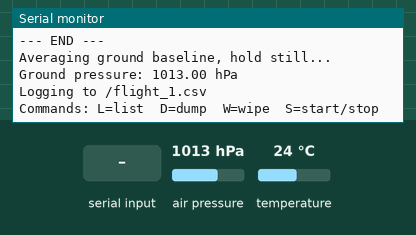
Bench run of a sketch on a simulated ESP32. Shown: the last lines printed to the serial monitor. The inputs (shaded band) are chosen by the test bench; at power-on: air pressure 1013 hPa, temperature 24 °C. Storage starts empty.

Above: at 3.2 s.
3.3 s: "W" received over Serial
At 4.5 s:
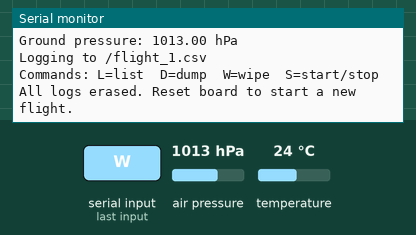
4.8 s: "s" received over Serial
At 5.3 s:
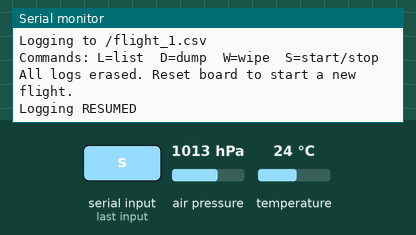
6.3 s: "S" received over Serial
At 7.7 s:
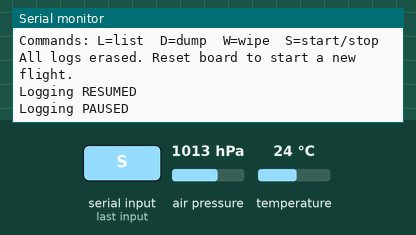

The sketch:

Flight_Computer_Program.ino
```cpp
#include <Wire.h>
#include <Adafruit_Sensor.h>
#include <Adafruit_BME280.h>
#include <FS.h>
#include <LittleFS.h>

#define SDA_PIN 21
#define SCL_PIN 22
#define BME280_ADDRESS 0x76

#define LOG_INTERVAL_MS 50      // ~20Hz
#define FLUSH_INTERVAL_MS 1000  // flush to flash every 1s
#define BASELINE_SAMPLES 10

Adafruit_BME280 bme;
File logFile;
char logPath[32];

float groundPressure = 0;
unsigned long startTime = 0;
unsigned long lastLog = 0;
unsigned long lastFlush = 0;
bool logging = false;

// ---------- flight file naming ----------
int nextFlightNumber() {
  int maxNum = 0;
  File root = LittleFS.open("/");
  File f = root.openNextFile();
  while (f) {
    int n;
    if (sscanf(f.name(), "flight_%d.csv", &n) == 1) {
      if (n > maxNum) maxNum = n;
    }
    f = root.openNextFile();
  }
  return maxNum + 1;
}

// ---------- serial commands ----------
void listFiles() {
  Serial.println("--- FILES ---");
  File root = LittleFS.open("/");
  File f = root.openNextFile();
  while (f) {
    Serial.printf("%s  (%u bytes)\n", f.name(), f.size());
    f = root.openNextFile();
  }
  Serial.printf("Used: %u / %u bytes\n", LittleFS.usedBytes(), LittleFS.totalBytes());
  Serial.println("--- END ---");
}

void dumpAll() {
  File root = LittleFS.open("/");
  File f = root.openNextFile();
  while (f) {
    Serial.printf("===== BEGIN %s =====\n", f.name());
    while (f.available()) Serial.write(f.read());
    Serial.printf("\n===== END %s =====\n", f.name());
    f = root.openNextFile();
  }
}

void wipeAll() {
  if (logging) { logFile.close(); logging = false; }
  File root = LittleFS.open("/");
  File f = root.openNextFile();
  while (f) {
    String path = String("/") + f.name();
    f = root.openNextFile();
    LittleFS.remove(path);
  }
  Serial.println("All logs erased. Reset board to start a new flight.");
}

void handleSerial() {
  if (!Serial.available()) return;
  char c = Serial.read();
  if (c == 'd' || c == 'D') { dumpAll(); }
  else if (c == 'l' || c == 'L') { listFiles(); }
  else if (c == 'w' || c == 'W') { wipeAll(); }
  else if (c == 's' || c == 'S') {
    logging = !logging;
    Serial.println(logging ? "Logging RESUMED" : "Logging PAUSED");
  }
}

void setup() {
  Serial.begin(115200);
  delay(1000);

  Wire.begin(SDA_PIN, SCL_PIN);
  if (!bme.begin(BME280_ADDRESS, &Wire)) {
    Serial.println("BME280 not found at 0x76. Check wiring.");
    while (1) delay(10);
  }
  Serial.println("BME280 OK");

  // max sampling, IIR filter off for fast response
  bme.setSampling(Adafruit_BME280::MODE_NORMAL,
                  Adafruit_BME280::SAMPLING_X2,   // temperature
                  Adafruit_BME280::SAMPLING_X16,  // pressure
                  Adafruit_BME280::SAMPLING_NONE, // humidity off
                  Adafruit_BME280::FILTER_X4,
                  Adafruit_BME280::STANDBY_MS_0_5);

  if (!LittleFS.begin(true)) {   // true = format if mount fails
    Serial.println("LittleFS mount failed.");
    while (1) delay(10);
  }
  Serial.println("LittleFS mounted");
  listFiles();

  // ground baseline
  Serial.println("Averaging ground baseline, hold still...");
  float sum = 0;
  for (int i = 0; i < BASELINE_SAMPLES; i++) {
    sum += bme.readPressure() / 100.0F;
    delay(100);
  }
  groundPressure = sum / BASELINE_SAMPLES;
  Serial.printf("Ground pressure: %.2f hPa\n", groundPressure);

  snprintf(logPath, sizeof(logPath), "/flight_%d.csv", nextFlightNumber());
  logFile = LittleFS.open(logPath, FILE_WRITE);
  if (!logFile) {
    Serial.println("Failed to open log file!");
    while (1) delay(10);
  }
  logFile.printf("# ground_pressure_hPa,%.2f\n", groundPressure);
  logFile.println("time_ms,pressure_hPa,temperature_C,altitude_m");
  logFile.flush();

  Serial.printf("Logging to %s\n", logPath);
  Serial.println("Commands: L=list  D=dump  W=wipe  S=start/stop");

  startTime = millis();
  lastFlush = millis();
  logging = true;
}

void loop() {
  handleSerial();

  unsigned long now = millis();
  if (logging && now - lastLog >= LOG_INTERVAL_MS) {
    lastLog = now;

    float pressure = bme.readPressure() / 100.0F;
    float temperature = bme.readTemperature();
    float altitude = 44330.0 * (1.0 - pow(pressure / groundPressure, 0.1903));

    logFile.printf("%lu,%.2f,%.2f,%.2f\n", now - startTime, pressure, temperature, altitude);

    if (now - lastFlush >= FLUSH_INTERVAL_MS) {
      logFile.flush();
      lastFlush = now;
    }
  }
}
```

Measured:
- after the input at 3.3 s, the serial monitor: prints a new line at once (image 1)
- after the input at 4.8 s, the serial monitor: prints a new line at once (image 2)
- after the input at 6.3 s, the serial monitor: prints a new line at once (image 3)
